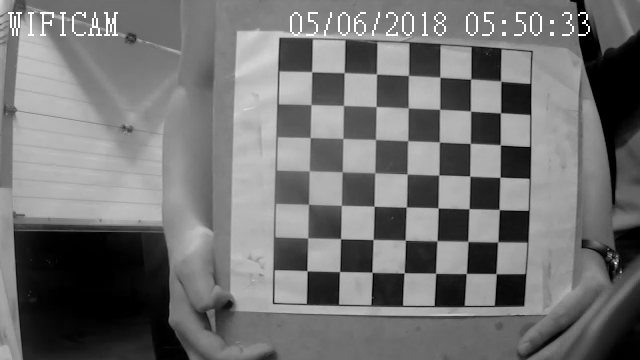
#> input picture autonomy/CV/Calibration/20180525_213446_638.bmp, 640 x 360 px; its folder holds 5 pictures in this run
$ python calibratecamera.py
#> lines starting #> are read from the running program, lines starting #| are printed output that depends on the picture; after the words box and inside, x2 and y2 are one past the last pixel; in counts of white or black regions, pixels touching at a corner belong together
import numpy as np
import cv2
import glob

# termination criteria
criteria = (cv2.TERM_CRITERIA_EPS + cv2.TERM_CRITERIA_MAX_ITER, 30, 0.001)

# prepare object points, like (0,0,0), (1,0,0), (2,0,0) ....,(6,5,0)
objp = np.zeros((7*7,3), np.float32)
objp[:,:2] = np.mgrid[0:7,0:7].T.reshape(-1,2)

# Arrays to store object points and image points from all the images.
objpoints = [] # 3d point in real world space
imgpoints = [] # 2d points in image plane.

images = glob.glob('*.bmp')

for fname in images:
    img = cv2.imread(fname)
#> img is the input picture: shape (360, 640, 3); min 0, max 255, mean 114.4
    gray = cv2.cvtColor(img,cv2.COLOR_BGR2GRAY)

    # Find the chess board corners
    ret, corners = cv2.findChessboardCorners(gray, (7,7),None)
#> ret = True; corners = 49 rows, first 8: [311.7, 71.76], [344.2, 72.57], [376.5, 74.13], [408.3, 75.45], [440, 77.29], [470.5, 79.06], [500.8, 81.25], [311.1, 104.5]

    # If found, add object points, image points (after refining them)
    if ret == True:
        objpoints.append(objp)

        corners2 = cv2.cornerSubPix(gray,corners,(11,11),(-1,-1),criteria)
#> corners2 = 49 rows, first 8: [311.6, 71.66], [344.2, 72.57], [376.5, 74.01], [408.5, 75.43], [439.9, 77.18], [470.7, 78.96], [500.7, 81.16], [311, 104.5]
        imgpoints.append(corners2)

        # Draw and display the corners
        img = cv2.drawChessboardCorners(img, (7,7), corners2,ret)
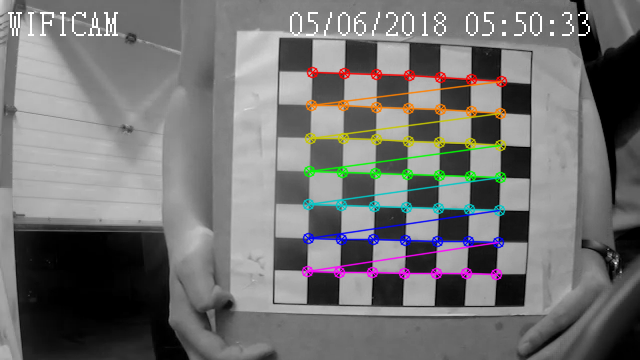
#> img: shape (360, 640, 3); 4.85% of pixels changed, all inside (x1, y1, x2, y2) = (301, 66, 508, 281)
        cv2.imshow('img',img)
        cv2.waitKey(500)
#> pass 2 of the loop `for fname in images:`:
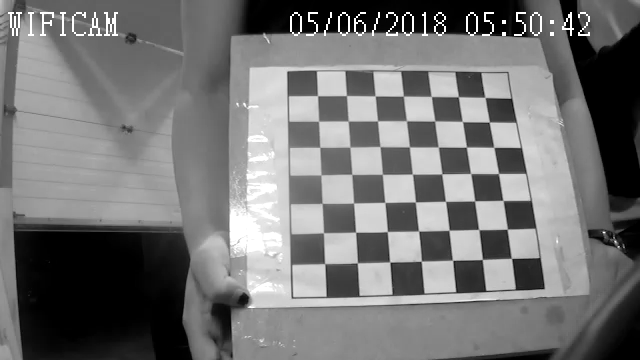
#> input picture autonomy/CV/Calibration/20180525_213455_200.bmp, 640 x 360 px
#> img is the input picture: shape (360, 640, 3); min 0, max 255, mean 116.1
#> corners = 49 rows, first 8: [317.5, 95.63], [346.4, 95.51], [375.2, 95.91], [403.3, 96.16], [431.4, 96.55], [458.3, 96.66], [485, 97.44], [318.6, 121.3]
#> corners2 = 49 rows, first 8: [317.5, 95.6], [346.5, 95.52], [375.2, 95.88], [403.5, 96.07], [431.3, 96.46], [458.4, 96.64], [484.9, 97.39], [318.6, 121.2]
#> `img = cv2.drawChessboardCorners(img, (7,7), corners2,ret)`:
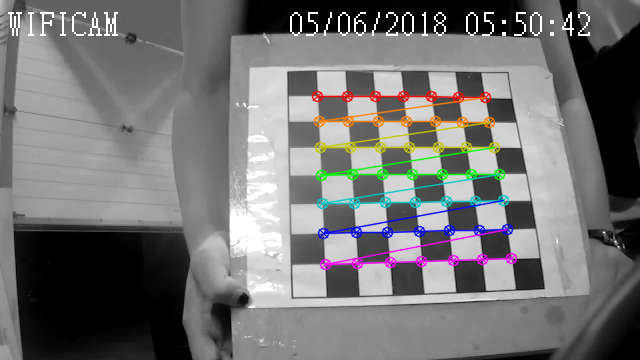
#> img: shape (360, 640, 3); 4.56% of pixels changed, all inside (x1, y1, x2, y2) = (311, 90, 518, 271)
#> pass 3 of the loop `for fname in images:`:
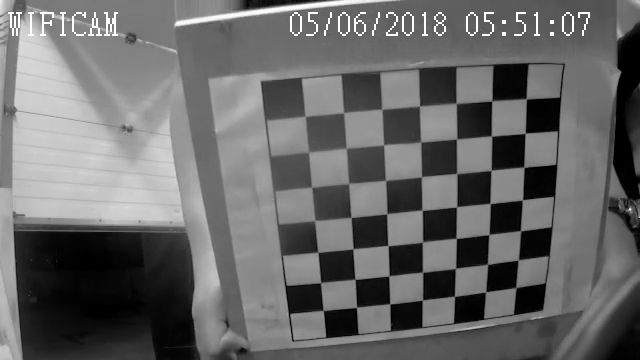
#> input picture autonomy/CV/Calibration/20180525_213519_984.bmp, 640 x 360 px
#> img is the input picture: shape (360, 640, 3); min 0, max 255, mean 104.3
#> corners = 49 rows, first 8: [526.2, 99.18], [525.4, 133.4], [524, 167.4], [522.4, 199.8], [520.6, 230.6], [518.1, 260.2], [515.9, 287.9], [491.6, 101.3]
#> corners2 = 49 rows, first 8: [526.2, 98.82], [525.1, 133.3], [523.9, 167.2], [522.5, 199.9], [520.5, 230.7], [518.2, 260], [515.8, 287.6], [491.9, 100.8]
#> `img = cv2.drawChessboardCorners(img, (7,7), corners2,ret)`:
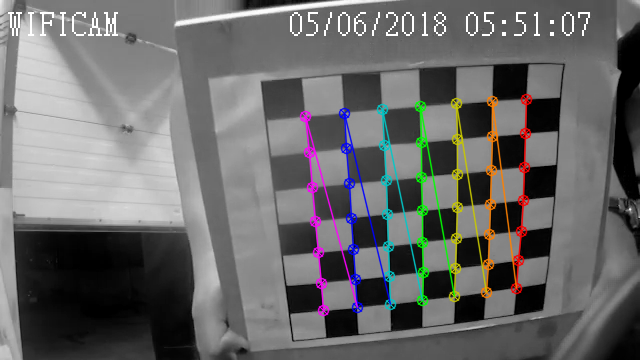
#> img: shape (360, 640, 3); 4.89% of pixels changed, all inside (x1, y1, x2, y2) = (299, 93, 533, 317)
#> the loop made 5 passes; the first 3 are shown

cv2.destroyAllWindows()

#perform the calibration
ret, mtx, dist, rvecs, tvecs = cv2.calibrateCamera(objpoints, imgpoints, gray.shape[::-1],None,None)

#perform the undistortion on the single image
img = cv2.imread('20180525_213800_365.bmp')
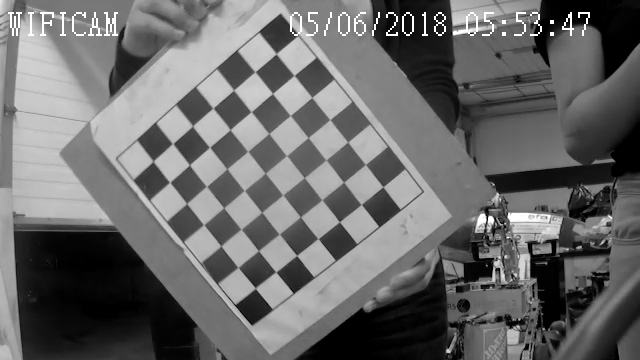
#> input picture autonomy/CV/Calibration/20180525_213800_365.bmp, 640 x 360 px
#> img is the input picture: shape (360, 640, 3); min 0, max 255, mean 105.5
h,  w = img.shape[:2]
#> h = 360; w = 640
newcameramtx, roi=cv2.getOptimalNewCameraMatrix(mtx,dist,(w,h),1,(w,h))
print(newcameramtx)
np.save("v_matrix.npy", newcameramtx);

#convert the focal length in pxs to focal length in mm
#http://answers.opencv.org/question/17076/conversion-focal-distance-from-mm-to-pixels/
#focal_pixel = (focal_mm / sensor_width_mm) * image_width_in_pixels
#focal_mm  = (focal_pixel./image_width)*sensor_width_mm

#list of camera parameters here: https://www.gearbest.com/ip-cameras/pp_577788.html for the vesky camera
focal_pixel = newcameramtx[0,0];
image_width_px = 1280; # camera = 1280x960
sensor_width_mm = 6.35; #sensor width = 1/4 inches

focal_mm = (focal_pixel/image_width_px)*sensor_width_mm
print(focal_mm)


# undistort
dst = cv2.undistort(img, mtx, dist, None, newcameramtx)
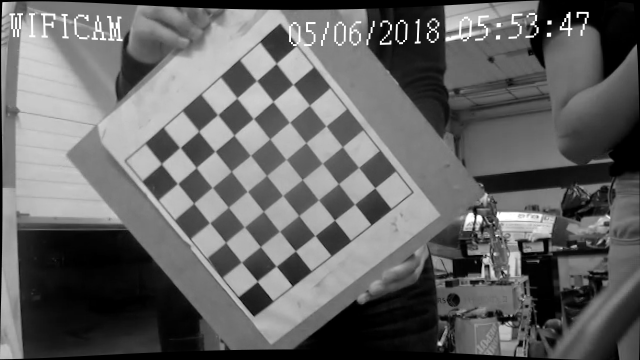
#> dst: shape (360, 640, 3); min 0, max 255, mean 100.8

# crop the image
x,y,w,h = roi
dst = dst[y:y+h, x:x+w]
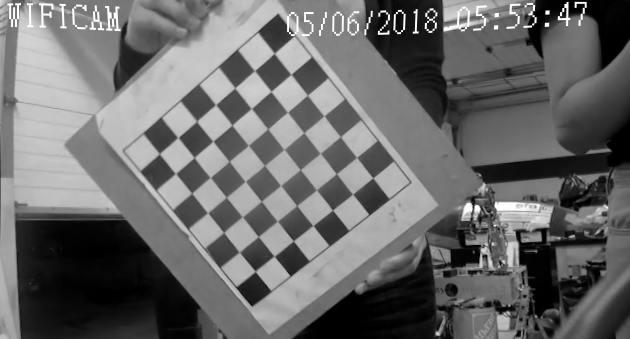
#> dst: shape (339, 630, 3); min 0, max 255, mean 105.8
cv2.imwrite('calibresult_veskycam.png',dst)
